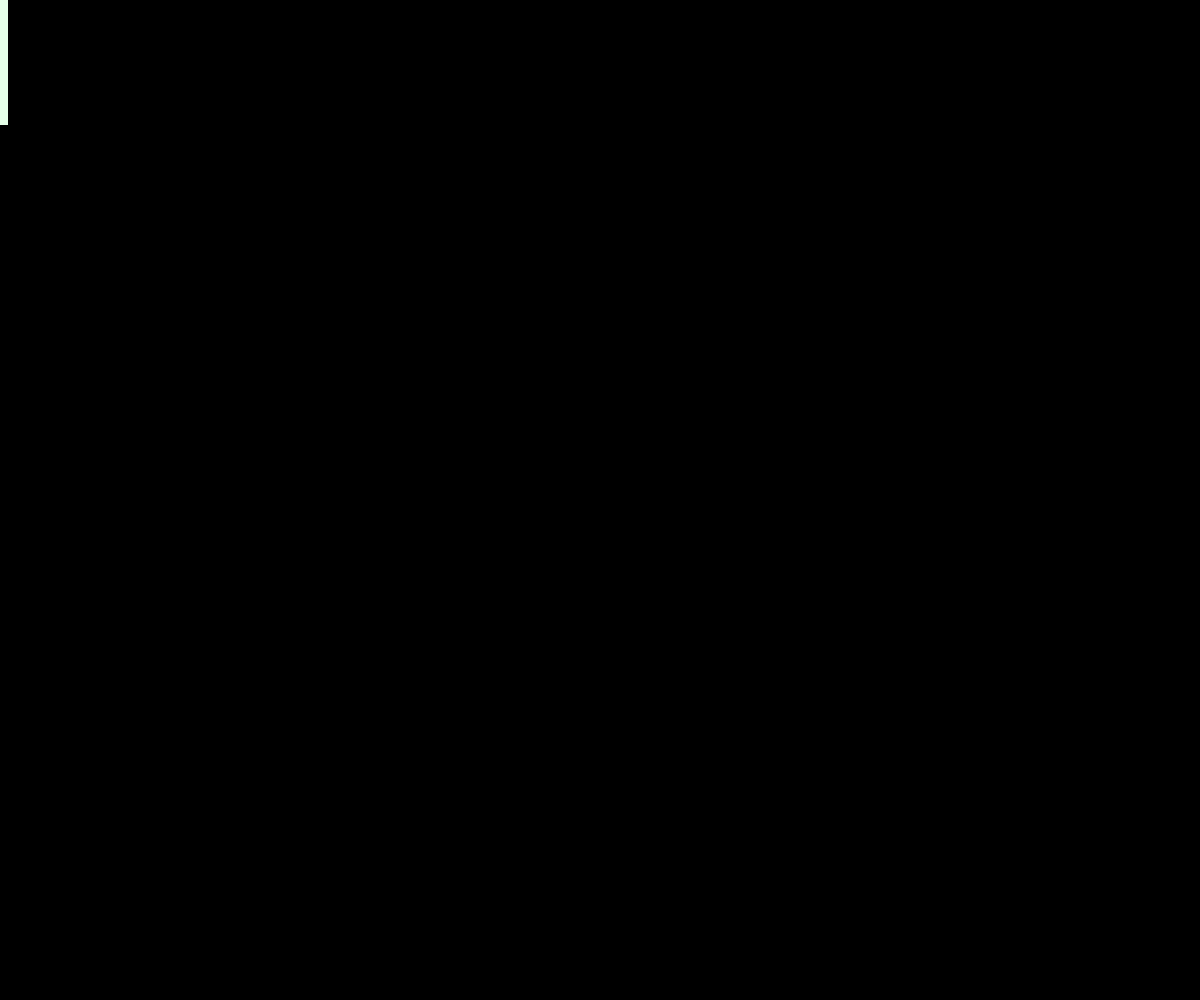
Frame 1 (no input)
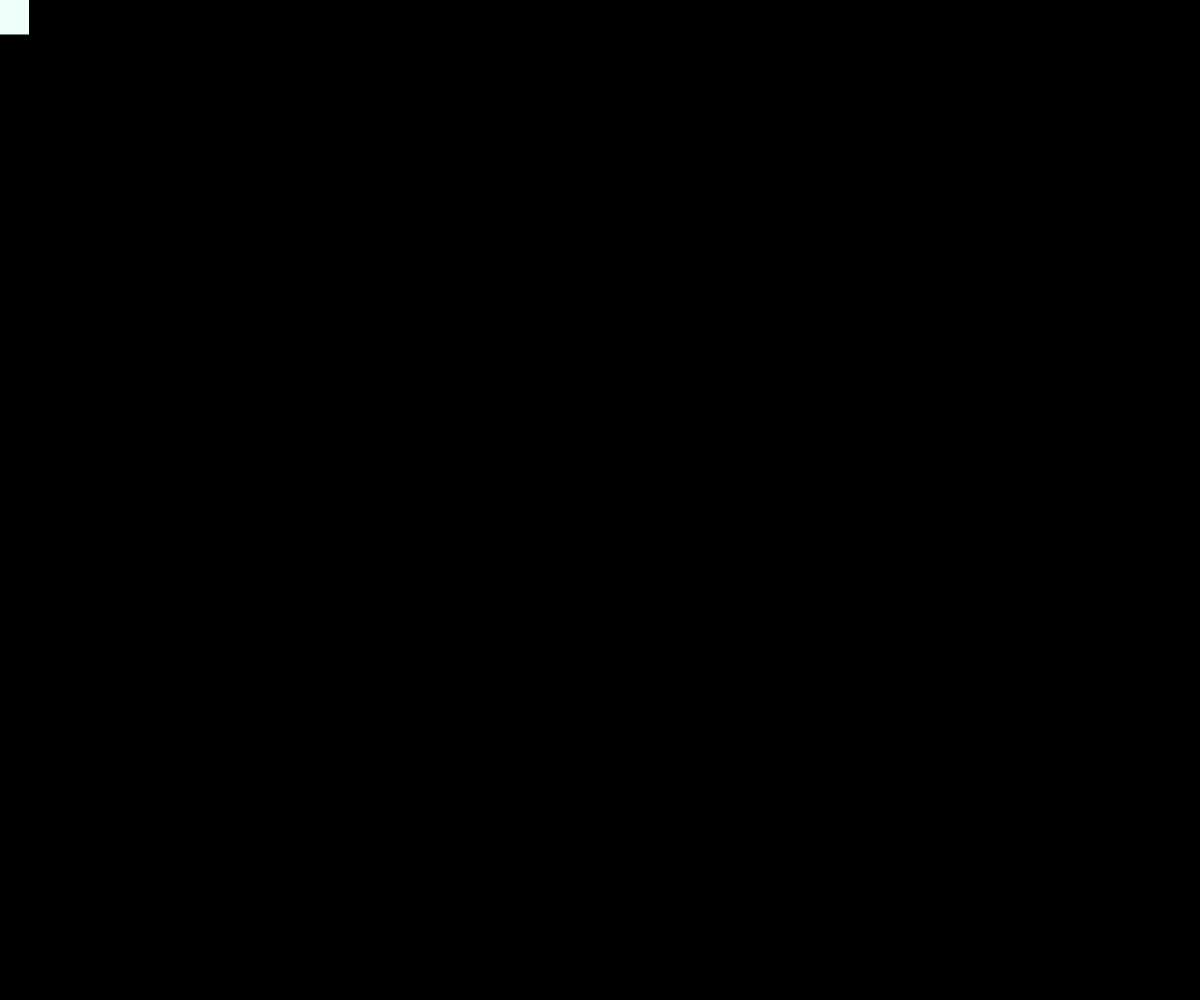
Frame 2 (the mouse pressed at the canvas centre, redrawn once)

The p5.js sketch that drew these frames (run headless with seeded random() and noise() and a simulated clock; the mouse was pressed at the canvas centre and the sketch redrawn once):

// p5.js sketch
// ── sketch.js
'use strict';

// Declare new variable for colour count
var colorCount = 20;

// Add random values to the colour arrays
var hueValues = [];
var saturationValues = [];
var brightnessValues = [];


// Setting up the canvas
function setup() {
    createCanvas(windowWidth, windowHeight);
    colorMode(HSB, 360, 100, 100, 100);
    noStroke();
}

function draw() {
    // Only loops once
    noLoop();
    background(0);

    // Create a colour palette by adding random values to the arrays
    for (var i = 0; i < colorCount; i++) {
        if (i % 2 == 0) {
            hueValues[i] = random(180);
            saturationValues[i] = random(50)
            brightnessValues[i] = 100;
        } else {
            hueValues[i] = random(360);
            saturationValues[i] = 100;
            brightnessValues[i] = random(100);
        }
    }

    // Add a tile counter
    var counter = 0;

    // Add a random row count and a row height
    var rowCount = int(random(5, 30));
    var rowHeight = height / rowCount;
    
    // Declare a variable that will create an index for the arrays
    var index = counter % colorCount;
    // Add the index to each array to create a HSB colour
    var col = color(hueValues[index], saturationValues[index], brightnessValues[index]);
    fill(col);
    rect(0, 0, rowCount, rowHeight);
    counter++;

}
